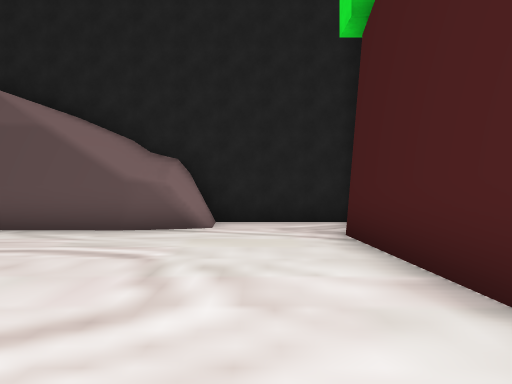
View 1 (above)

14 first-person views from a walk through a Unity game level. The camera is 1.4 m above the floor, looks level and sees 75° across. The floor is counted in squares, 2 m on a side. Each view is taken from the middle of a square. On the plan, view 1 faces up. The plan holds only what a view shows up to about 10 squares ahead; the rest is blank. The place goes on beyond the plan. The player is left out.

View 2
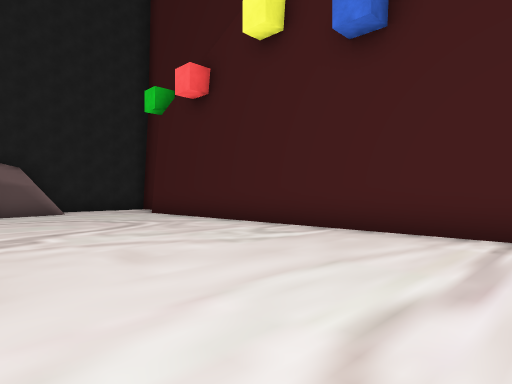

View 3
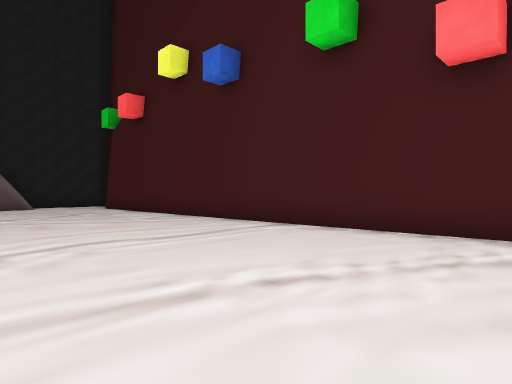

View 4
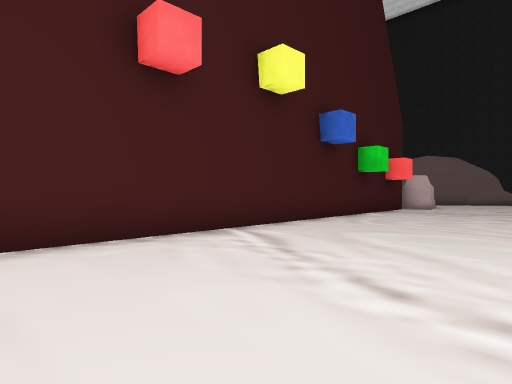

View 5
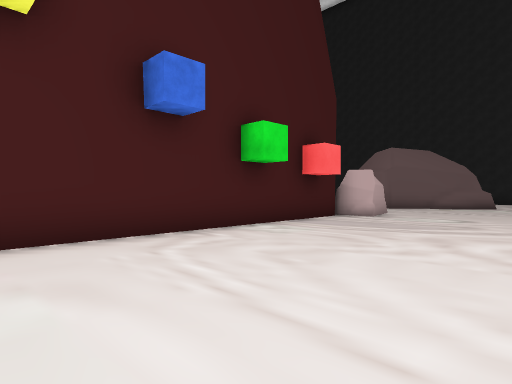

View 6
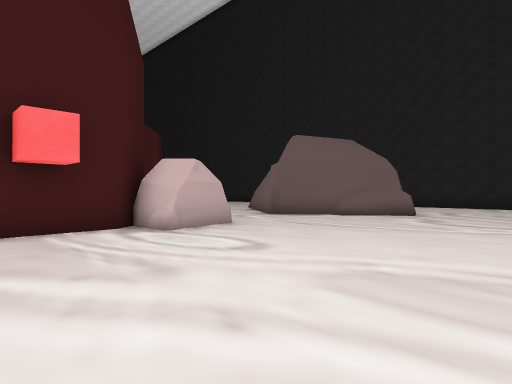

View 7
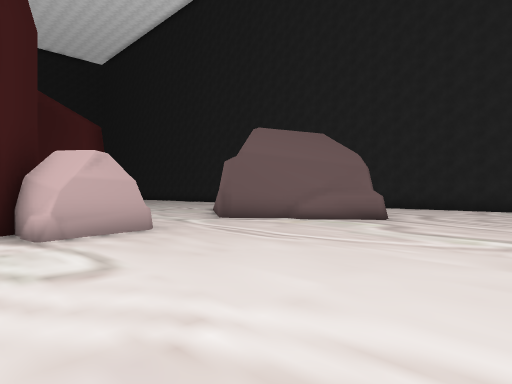

View 8
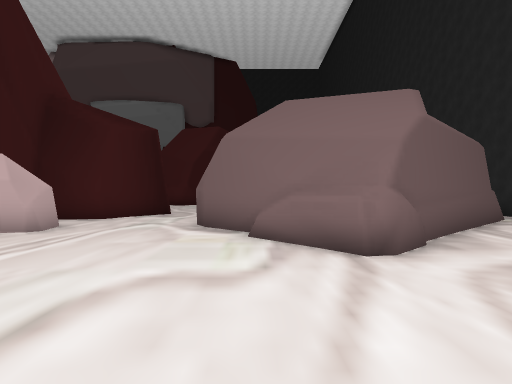

View 9
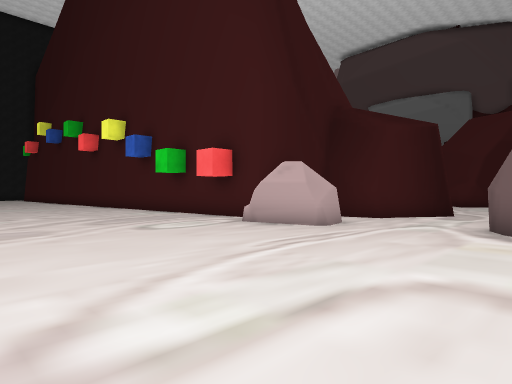

View 10
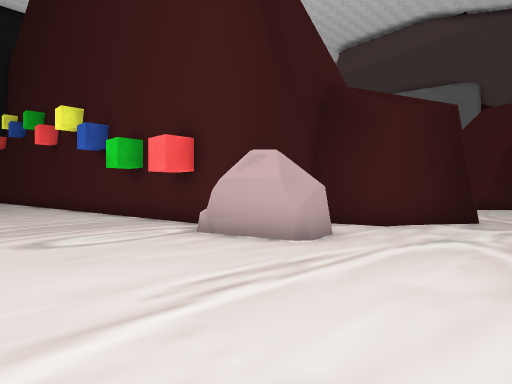

View 11
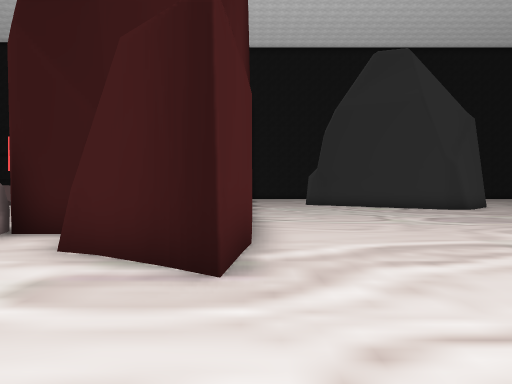

View 12
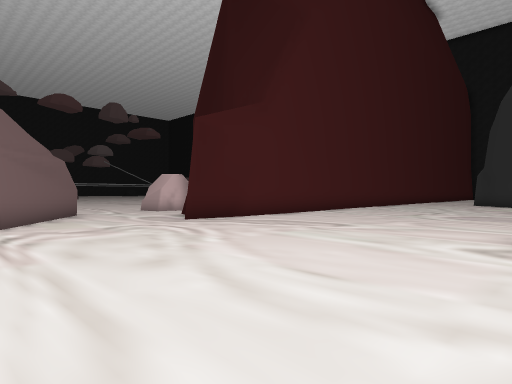

View 13
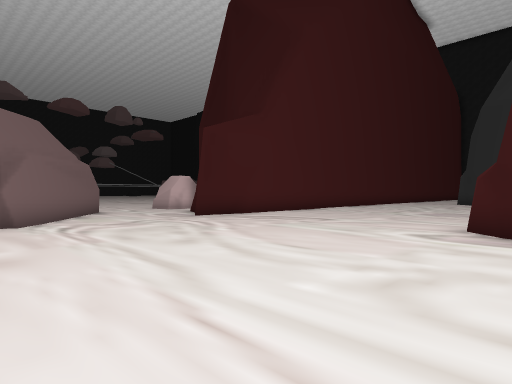

View 14
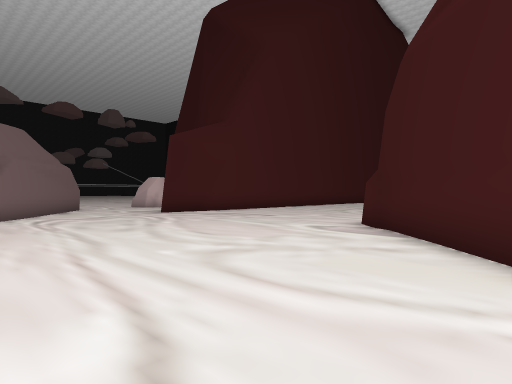

### Floor plan
Points are (right, up) in squares from view 1. A wall is a line through its corners. A room is listed if a view was taken in it or the views show most of it. See-through windows are left out.
Room 1 (views 1, 2, 3, 4, 5, 6, 7, 8, 9, 10)
walls: (2.7, -19.1) (2.4, -18.7) (1.6, -0.5); (4, -19.4) (2.9, -19.4) (2.6, -18.9); (5.2, -21.2) (4.7, -21) (4.4, -19.7); (1.5, 1.3) (1.4, 2.4); (2.6, -24.1) (3.2, -23.7) (4.9, -25.1); (6.7, -22.2) (4.7, -20.7); (1.4, 3.3) (1.3, 5.4); (-0.1, -26.8) (-0.2, -26.2) (1.3, -25); (0.4, -27.3) (-0.3, -26.6); (-2, 6.2) (-3.5, 6.2); (-0.9, 6.6) (-1.7, 6.3); (2, -28.5) (0.1, -26.7) (2.7, -24); (-1.2, 7.2) (-1.4, 6.4) (-2.1, 6.2); (-1.3, 7.5) (-1.6, 6.3); (2.2, 7.8) (-1.2, 7.8) (-1.1, 7.1)
low walls: (1.3, -25) (1.8, -25); (-1, 6.9) (-1.1, 6.5); (-1, 7.8) (-0.9, 6.6)
ways out: opening at (5.5, -23.5) to room 2
objects: rock (2, -21) to (3, -19); cube (2, -13); cube (2, 6)
Room 2 (views 11, 12, 13, 14)
walls: (13.7, -21.4) (13.5, -20.8); (14.1, -21.8) (13.4, -21.2); (16.5, -24) (14.2, -21.6); (6.9, -19.9) (6.9, -20.4); (6.9, -20) (6.7, -22.2); (7.2, -26.7) (7, -27.1); (4.9, -25.1) (7.1, -26.9)
low walls: (5.8, -25.6) (7.2, -26.7)
ways out: opening at (5.5, -23.5) to room 1

Where each view was taken, in squares from view 1:
view 1: 0 up, 0 right, facing up
view 2: 5 down, 4 left, facing up-right
view 3: 9 down, 4 left, facing up-right
view 4: 5 down, 3 left, facing down-right
view 5: 10 down, 3 left, facing down-right
view 6: 16 down, 4 left, facing down-right
view 7: 18 down, 4 left, facing down-right
view 8: 25 down, 4 left, facing right
view 9: 25 down, 4 left, facing up-right
view 10: 24 down, 2 left, facing up-right
view 11: 25 down, 7 right, facing up
view 12: 27 down, 14 right, facing up-left
view 13: 28 down, 15 right, facing up-left
view 14: 28 down, 17 right, facing up-left
